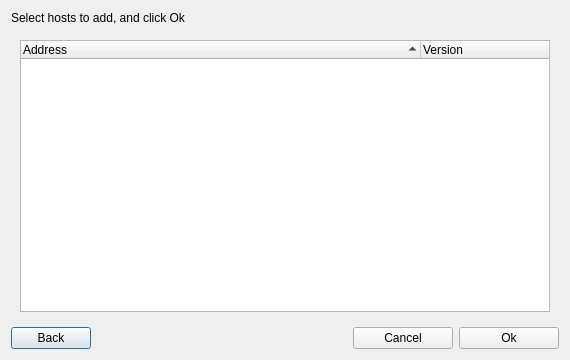
<?xml version="1.0" encoding="UTF-8"?>
<ui version="4.0">
 <class>ScanTargetsDialog</class>
 <widget class="QDialog" name="ScanTargetsDialog">
  <property name="geometry">
   <rect>
    <x>0</x>
    <y>0</y>
    <width>570</width>
    <height>360</height>
   </rect>
  </property>
  <property name="windowTitle">
   <string>Scan targets - Step 2/2</string>
  </property>
  <layout class="QVBoxLayout" name="verticalLayout">
   <item>
    <widget class="QLabel" name="helpLabel">
     <property name="text">
      <string>Select hosts to add, and click Ok</string>
     </property>
    </widget>
   </item>
   <item>
    <widget class="QWidget" name="mainWidget" native="true">
     <layout class="QHBoxLayout" name="horizontalLayout_2">
      <item>
       <widget class="QTreeWidget" name="targetsTree">
        <property name="alternatingRowColors">
         <bool>true</bool>
        </property>
        <property name="selectionMode">
         <enum>QAbstractItemView::MultiSelection</enum>
        </property>
        <property name="indentation">
         <number>20</number>
        </property>
        <property name="sortingEnabled">
         <bool>true</bool>
        </property>
        <property name="animated">
         <bool>true</bool>
        </property>
        <property name="wordWrap">
         <bool>true</bool>
        </property>
        <attribute name="headerDefaultSectionSize">
         <number>400</number>
        </attribute>
        <column>
         <property name="text">
          <string>Address</string>
         </property>
        </column>
        <column>
         <property name="text">
          <string>Version</string>
         </property>
        </column>
       </widget>
      </item>
     </layout>
    </widget>
   </item>
   <item>
    <widget class="QWidget" name="buttonBox" native="true">
     <property name="maximumSize">
      <size>
       <width>16777215</width>
       <height>35</height>
      </size>
     </property>
     <layout class="QHBoxLayout" name="horizontalLayout">
      <property name="margin">
       <number>0</number>
      </property>
      <item>
       <widget class="QPushButton" name="backButton">
        <property name="text">
         <string>Back</string>
        </property>
        <property name="icon">
         <iconset resource="../icons/temp_icons.qrc">
          <normaloff>:/remove_icon/arrow-left-double.png</normaloff>:/remove_icon/arrow-left-double.png</iconset>
        </property>
       </widget>
      </item>
      <item>
       <spacer name="horizontalSpacer">
        <property name="orientation">
         <enum>Qt::Horizontal</enum>
        </property>
        <property name="sizeHint" stdset="0">
         <size>
          <width>40</width>
          <height>20</height>
         </size>
        </property>
       </spacer>
      </item>
      <item>
       <widget class="QPushButton" name="cancelButton">
        <property name="minimumSize">
         <size>
          <width>100</width>
          <height>0</height>
         </size>
        </property>
        <property name="text">
         <string>Cancel</string>
        </property>
        <property name="icon">
         <iconset resource="../icons/temp_icons.qrc">
          <normaloff>:/edit_icon/close.png</normaloff>:/edit_icon/close.png</iconset>
        </property>
       </widget>
      </item>
      <item>
       <widget class="QPushButton" name="nextButton">
        <property name="minimumSize">
         <size>
          <width>100</width>
          <height>0</height>
         </size>
        </property>
        <property name="text">
         <string>Ok</string>
        </property>
        <property name="icon">
         <iconset resource="../icons/temp_icons.qrc">
          <normaloff>:/edit_icon/ok.png</normaloff>:/edit_icon/ok.png</iconset>
        </property>
       </widget>
      </item>
     </layout>
    </widget>
   </item>
  </layout>
 </widget>
 <resources>
  <include location="../icons/temp_icons.qrc"/>
 </resources>
 <connections>
  <connection>
   <sender>cancelButton</sender>
   <signal>clicked()</signal>
   <receiver>ScanTargetsDialog</receiver>
   <slot>close()</slot>
   <hints>
    <hint type="sourcelabel">
     <x>410</x>
     <y>340</y>
    </hint>
    <hint type="destinationlabel">
     <x>284</x>
     <y>180</y>
    </hint>
   </hints>
  </connection>
  <connection>
   <sender>backButton</sender>
   <signal>clicked()</signal>
   <receiver>ScanTargetsDialog</receiver>
   <slot>backClicked()</slot>
   <hints>
    <hint type="sourcelabel">
     <x>72</x>
     <y>334</y>
    </hint>
    <hint type="destinationlabel">
     <x>225</x>
     <y>-4</y>
    </hint>
   </hints>
  </connection>
  <connection>
   <sender>nextButton</sender>
   <signal>clicked()</signal>
   <receiver>ScanTargetsDialog</receiver>
   <slot>accept()</slot>
   <hints>
    <hint type="sourcelabel">
     <x>523</x>
     <y>335</y>
    </hint>
    <hint type="destinationlabel">
     <x>572</x>
     <y>306</y>
    </hint>
   </hints>
  </connection>
 </connections>
 <slots>
  <slot>optClicked()</slot>
  <slot>singleEdited()</slot>
  <slot>backClicked()</slot>
  <slot>okClicked()</slot>
 </slots>
</ui>
